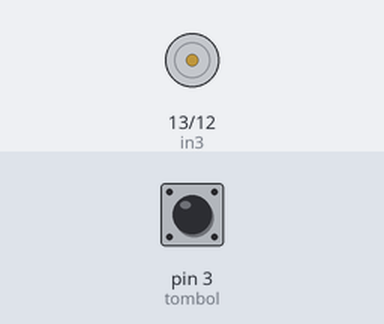
Recording of a sketch running on a simulated Arduino Uno, built with avr-gcc and run on an emulated ATmega328P. Shown: motor-driver pin pairs drawn as motors (green arrow = first pin HIGH = forward, orange = second pin HIGH = backward, longer = more drive, scaled by the enable pin). The test bench sets the inputs (shaded band); at power-on: pin 3 (tombol) HIGH.

Above: at 1.2 s.
1.3 s: pin 3 (tombol) pulled LOW for 0.15 s
At 1.37 s:
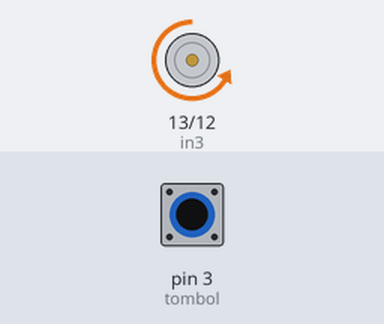
2.9 s: pin 3 (tombol) pulled LOW for 3.2 s
At 7.3 s:
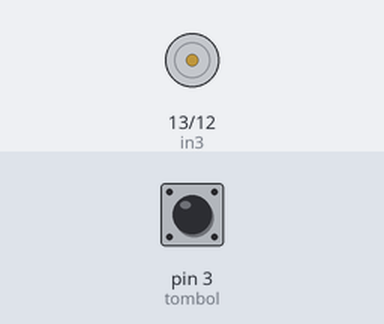
Timing chart, 0 to 8.8 s (numbered marks = the images above; inputs shaded):
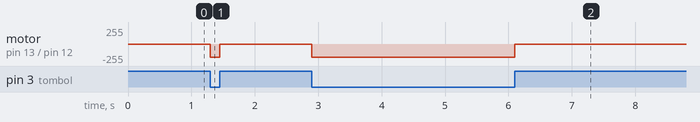

Measured:
- after the input at 1.3 s, motor on pin 13 (in3) / pin 12 (in4): stopped → backward 200/255 at once, → stopped 0.15 s later
- after the input at 2.9 s, motor on pin 13 (in3) / pin 12 (in4): stopped → backward 200/255 at once, → stopped 3.2 s later

The sketch:

Control_Motor_using_Push_Button_02.ino
```cpp
/*
  This program was helped by Franklin Delano Exel Mainda.
*/
int in3 = 13;
int in4 = 12;
const int enb = 11;
const int tombol = 3;
int statusTombol = 0;

void setup() {
  pinMode(enb, OUTPUT);
  pinMode(in3, OUTPUT);
  pinMode(in4, OUTPUT);
  pinMode(tombol, INPUT_PULLUP);
}

void loop() {
  statusTombol = digitalRead(tombol);
  if (statusTombol == LOW) {
    analogWrite(enb, 200);
    digitalWrite(in3, LOW);
    digitalWrite(in4, HIGH);
  }


    else  {
    analogWrite(enb, 0);

    }
}
```
